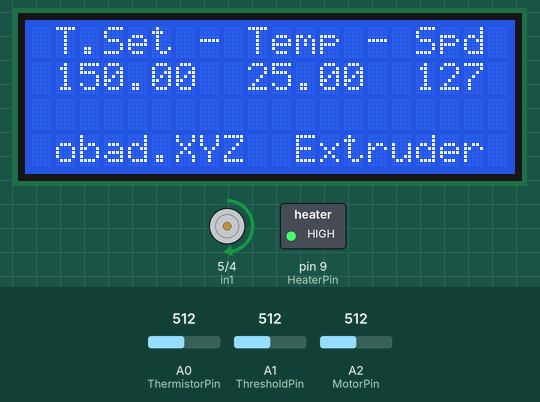
The sketch below on a simulated Arduino Uno, built with avr-gcc and run on an emulated ATmega328P. On the bench: 20×4 character LCD, motor-driver pin pairs drawn as motors (green arrow = first pin HIGH = forward, orange = second pin HIGH = backward, longer = more drive, scaled by the enable pin), switched loads named in the sketch (green lamp = pin HIGH). The inputs (shaded band) are chosen by the test bench; at power-on: A0 (ThermistorPin) = 512, A2 (MotorPin) = 512, A1 (ThresholdPin) = 512. What the sketch prints to the serial monitor is not drawn.

Above: at 12.5 s.
12.6 s: A0 (ThermistorPin) set to 0
At 13.4 s:
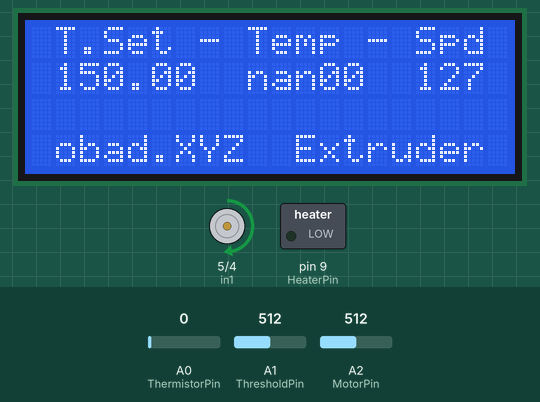
14.1 s: A2 (MotorPin) set to 716
At 15.2 s:
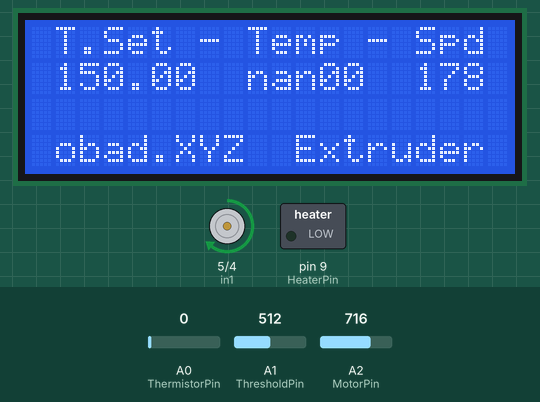
15.8 s: A2 (MotorPin) set to 900
At 16.9 s:
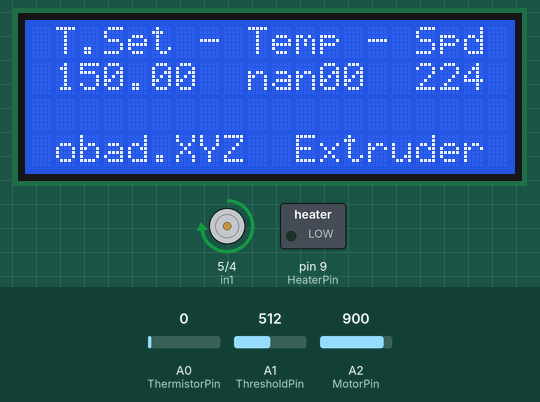
17.3 s: A2 (MotorPin) set to 122
At 18.5 s:
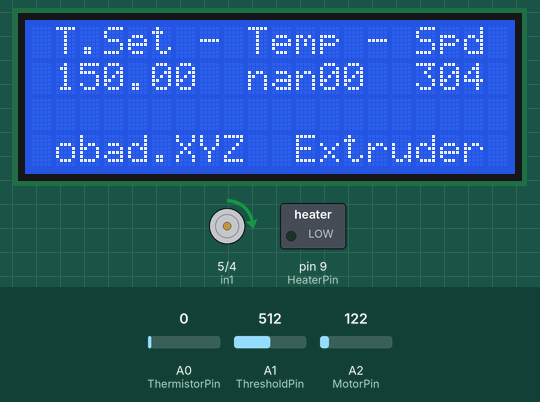
18.9 s: A0 (ThermistorPin) set to 122
At 19.6 s:
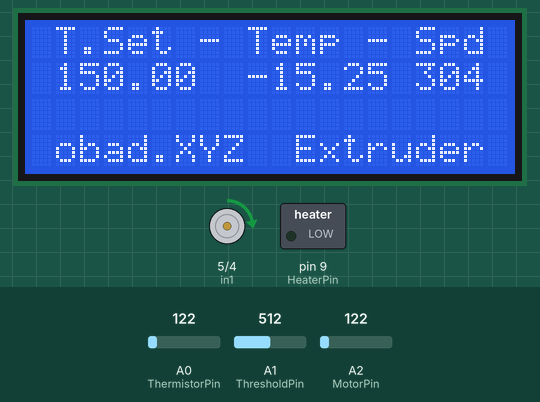
20.5 s: A2 (MotorPin) set to 0
At 21.1 s:
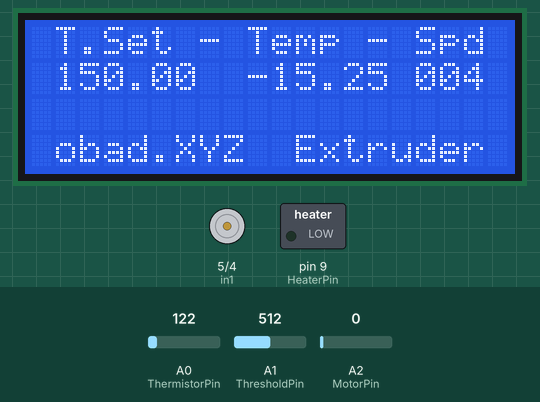
Timing chart, 0 to 23.0 s (numbered marks = the images above; inputs shaded):
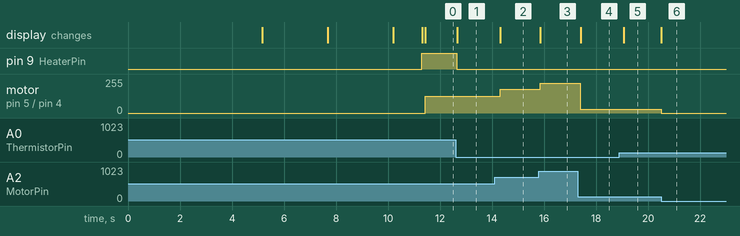

Measured:
- after the input at 12.6 s, pin 9 (HeaterPin): HIGH → LOW after 0.05 s; the display: changes after 0.06 s (image 1)
- after the input at 14.1 s, motor on pin 5 (in1) / pin 4 (in2): forward 127/255 → forward 178/255 after 0.21 s; the display: changes after 0.21 s (image 2)
- after the input at 15.8 s, motor on pin 5 (in1) / pin 4 (in2): forward 178/255 → forward 224/255 after 0.06 s; the display: changes after 0.06 s (image 3)
- after the input at 17.3 s, motor on pin 5 (in1) / pin 4 (in2): forward 224/255 → forward 30/255 after 0.10 s; the display: changes after 0.11 s (image 4)
- after the input at 18.9 s, the display: changes after 0.17 s (image 5)
- after the input at 20.5 s, motor on pin 5 (in1) / pin 4 (in2): forward 30/255 → stopped at once; the display: changes at once (image 6)

The sketch:

extruder.ino
```cpp
#include <PID_v1.h>
#include <math.h>
#include <Wire.h>
#include <hd44780.h>                       // main hd44780 header
#include <hd44780ioClass/hd44780_I2Cexp.h> // i2c expander i/o class header

hd44780_I2Cexp lcd; // declare lcd object: auto locate & auto config expander chip

// Motor A connections
int enA = 3;
int in1 = 5;
int in2 = 4;

// LCD geometry
const int LCD_COLS = 20;
const int LCD_ROWS = 4;

#define ThermistorPin A0            //Analog Pin thermistor connected
#define ThresholdPin A1             //Analog pin temp pot connected
#define HeaterPin 9                //digital PWM pin heater connected
#define MotorPin A2
double SetPoint, ActualTemp, Output, MotorSpeed;

//Specify the links and initial tuning parameters
PID myPID(&ActualTemp, &Output, &SetPoint,2,5,1, DIRECT);

//the time we give the sensor to calibrate (10-30 secs according to the datasheet)
int calibrationTime = 10;

double Thermister(int RawADC) {
 double Temp;
 Temp = log(((10240000/RawADC) - 10000));
 Temp = 1 / (0.001129148 + (0.000234125 + (0.0000000876741 * Temp * Temp ))* Temp );
 Temp = Temp - 273.15;            // Convert Kelvin to Celcius
 //Temp = (Temp * 9.0)/ 5.0 + 32.0; // Convert Celcius to Fahrenheit
 return Temp;
}

void setup()
{
  {
  // Set motor pins to output
  pinMode(enA, OUTPUT);
  pinMode(in1, OUTPUT);
  pinMode(in2, OUTPUT);
  }

  int status;
  status = lcd.begin(LCD_COLS, LCD_ROWS);
  if(status) // non zero status means it was unsuccesful
  {
    // hd44780 has a fatalError() routine that blinks an led if possible
    // begin() failed so blink error code using the onboard LED if possible
    hd44780::fatalError(status); // does not return
  }
  pinMode(ThresholdPin, INPUT);
  pinMode(HeaterPin, OUTPUT);
  Serial.begin(115200);
  lcd.init();   // initialize the lcd
  lcd.backlight();
  lcd.clear();
  //give the sensor some time to calibrate
  Serial.print("calibrating sensor ");
  lcd.setCursor(1,0);
  lcd.print("obad.XYZ  Extruder");
  delay(5000);
  lcd.clear();
  lcd.setCursor(1,1);
  lcd.print("obad.XYZ  Extruder");
  delay(2500);
  lcd.clear();
  lcd.setCursor(1,2);
  lcd.print("obad.XYZ  Extruder");
  delay(2500);
  lcd.clear();
  lcd.setCursor(1,3);
  lcd.print("obad.XYZ  Extruder");
  {
      Serial.print(".");
      delay(1000);
      }
    Serial.println(" done");
    Serial.println("SENSOR ACTIVE");
    delay(50);
  SetPoint = map(analogRead(ThresholdPin),0,1023,0,300);
  ActualTemp = double(Thermister(analogRead(ThermistorPin)));

  lcd.clear();
  lcd.setCursor(1,0); //Start at character 2 on line 0
  lcd.print("T.Set - Temp - Spd");
  lcd.setCursor(1,1);
  lcd.print(SetPoint);
  lcd.setCursor(1,3);
  lcd.print("obad.XYZ  Extruder");

  //turn the PID on
  myPID.SetMode(AUTOMATIC);
}

void loop()
{
  SetPoint = map(analogRead(ThresholdPin),0,1023,0,300);
  ActualTemp = double(Thermister(analogRead(ThermistorPin)));
  myPID.Compute();
  analogWrite(HeaterPin,Output);
  // Print a message to the LCD.
  lcd.backlight();
  lcd.setCursor(9,1);
  lcd.print(ActualTemp);
  lcd.setCursor(1,1);
  lcd.print("    ");
  lcd.setCursor(1,1);
  lcd.print(SetPoint);

  Serial.print(SetPoint);  Serial.print("     ");
  Serial.println(ActualTemp);
  delay(100);
  {
                                          // Turn on motors
  digitalWrite(in1,HIGH);
  digitalWrite(in2, LOW);
                                          // Accelerate to MotorSpeed
  int MotorSpeed = analogRead(MotorPin);
  MotorSpeed = map(analogRead(MotorPin),0,1023,0,255);
  analogWrite(enA, MotorSpeed);

  // Update lcd with speed
  lcd.setCursor(16,1);
  lcd.print(MotorSpeed);
  delay(100);
  }
}
```
